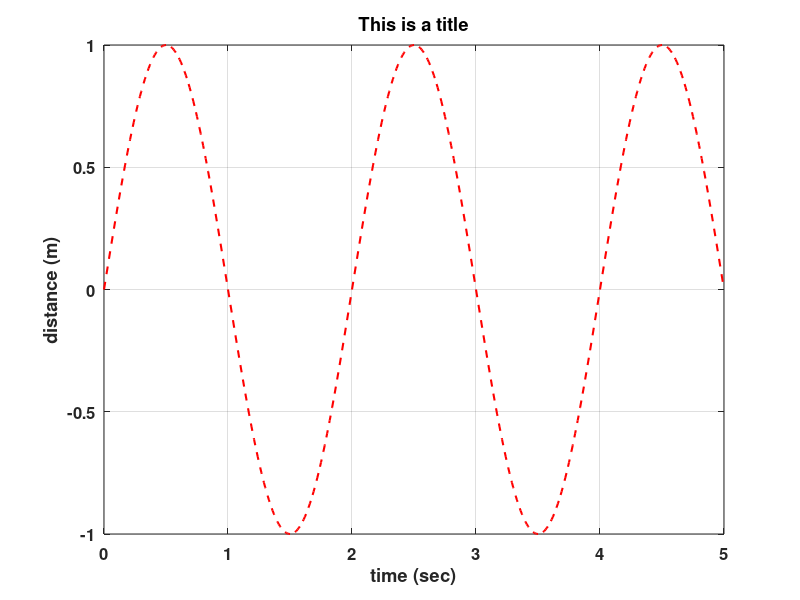

The MATLAB script that drew this image:
clear; close all; clc;
% create a sinusoidal function
T = 2;  % period = 2 sec
t = linspace(0, 5, 501); % create linear space from x1 to x2 with step n
x = sin(2 * pi * t / T);

figure('Position', [150 150 800 400]) % Position of figure is (150, 150); size (800x400)
plot(t, x, 'r--', 'LineWidth', 1.5);    % dash line, width 1.5
xlabel('time (sec)');
ylabel('distance (m)');
title('This is a title');
grid on;
set(gca, 'FontSize', 12);    % 'gca' is everything related in the plot (text height, weight,...)
set(gca, 'FontWeight', 'Bold');
savefig('plot_01.fig')